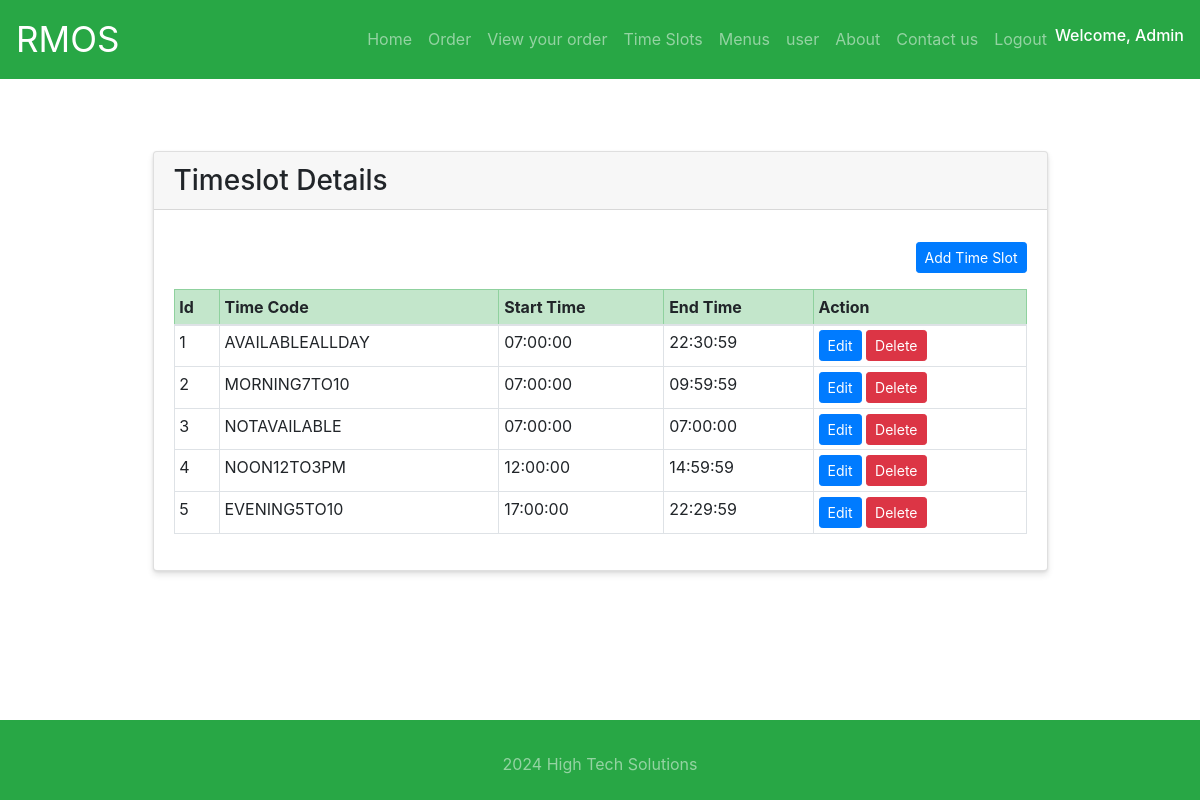
/timeslots (signed in), run on the app's committed database.
### tables this page shows
CREATE TABLE timeslots (
    id INTEGER PRIMARY KEY AUTOINCREMENT,
    time_code VARCHAR(20) NOT NULL UNIQUE,
    start_time VARCHAR(10) NOT NULL,
    end_time VARCHAR(10) NOT NULL
);

### rmos.py (the view)
@app.route('/timeslots')
def list_timeslots():
    if 'logged_in' not in session:
        return render_template('loginForm.html')
    db = get_db_connection()
    result_data = db.execute('SELECT * FROM timeslots').fetchall()
    db.close()
    return render_template('timeslot/timeslots.html', timeslots=result_data)

### rmos.py (called while the page is built)
def create_db_file(dbname):
    if os.path.isfile(dbname):
        return
    f=open(dbname, "x")

def get_db_connection():
    create_db_file(DATABASE)
    conn = sqlite3.connect(DATABASE)
    conn.row_factory = sqlite3.Row
    return conn

### templates/timeslot/timeslots.html (shortened to what this page needs)
{% extends "base.html" %}
{% block content %}
<div class="container mt-5">
  <div class="row justify-content-center">
    <div class="col-md-10">
      <div class="card raised-table">
        <h3 class="card-header">
          Timeslot Details
        </h3>
        <div class="card-body">
          <div class="table-responsive-sm">
            <p style="text-align: right;"><a href="{{url_for('open_new_timeslot')}}" class="btn btn-primary btn-sm">Add Time Slot</a></p>
            <table class="table table-sm table-bordered thead-primary">
                <thead class="table-success">
                    <tr>
                        <th>Id</th>
                        <th>Time Code</th>
                        <th>Start Time</th>
                        <th>End Time</th>
                        <th>Action</th>
                    </tr>
                </thead>
                {% for timeslot in timeslots %}
                <tr>
                    <td>{{ timeslot.id }}</td>
                    <td>{{ timeslot.time_code }}</td>
                    <td>{{ timeslot.start_time }}</td>
                    <td>{{ timeslot.end_time }}</td>
                    <td><a href="{{ url_for('open_edit_department', id=timeslot.id) }}" class="btn btn-primary btn-sm">Edit</a>
                        <a href="{{ url_for('delete_timeslot', id=timeslot.id) }}" class="btn btn-danger btn-sm" onclick="return confirm('Are you sure you want to delete?')">Delete</a>
                    </td>
                </tr>
                {% else %}<tr>
                    <td colspan="5">No records found</td>
                </tr>
                {% endfor %}
            </table>
        </div>
        </div>
      </div>
    </div>
  </div>
</div>
{% endblock %}

### templates/base.html (style rules this page uses)
html, body { height: 100%; width: 100%; margin: 0; padding: 0; padding-bottom: 0px; }
table { border-collapse: collapse; }
.raised-table { box-shadow: 0 4px 6px rgba(0, 0, 0, 0.1), 0 1px 3px rgba(0, 0, 0, 0.08); }

### data on the page
timeslots: id "1", time_code "AVAILABLEALLDAY", start_time "07:00:00", end_time "22:30:59"
timeslots: id "2", time_code "MORNING7TO10", start_time "07:00:00", end_time "09:59:59"
timeslots: id "3", time_code "NOTAVAILABLE", start_time "07:00:00", end_time "07:00:00"
timeslots: id "4", time_code "NOON12TO3PM", start_time "12:00:00", end_time "14:59:59"
timeslots: id "5", time_code "EVENING5TO10", start_time "17:00:00", end_time "22:29:59"

### other printed values
{{ session['username'] }} "Admin"
